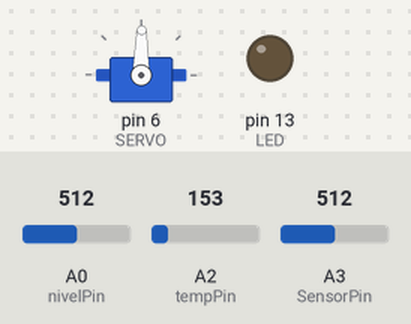
This sketch was run on a simulated Arduino Uno, built with avr-gcc and run on an emulated ATmega328P. Parts: servo, output pins drawn as LEDs (lit = HIGH). The test bench sets the inputs (shaded band); at power-on: A2 (tempPin) = 153, A0 (nivelPin) = 512, A3 (SensorPin) = 512. What the sketch prints to the serial monitor is not drawn.

Above: at 4.6 s.
4.7 s: A2 (tempPin) set to 165
At 7.0 s:
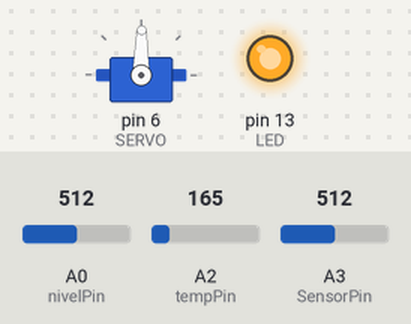
9.1 s: A0 (nivelPin) set to 716
At 9.59 s:
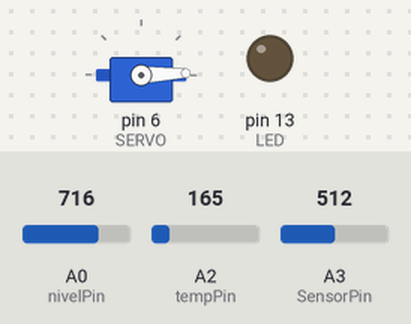
15.3 s: A3 (SensorPin) set to 716
At 17.57 s:
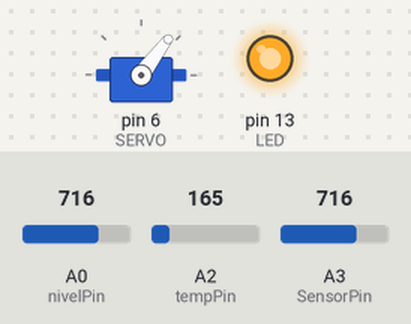
21.5 s: A2 (tempPin) set to 175
25.0 s: A0 (nivelPin) set to 900
28.5 s: A3 (SensorPin) set to 1023
Timing chart, 0 to 33.2 s (numbered marks = the images above; inputs shaded):
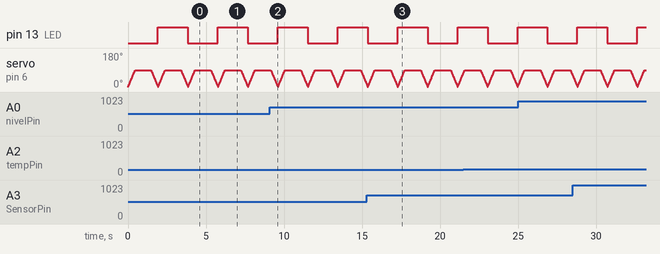

The sketch:

Arduino_Appt.ino
```cpp
/*#include "DHT.h"
#define DHT11_PIN A2
//#define DHTTYPE DHT22   // DHT 22  (AM2302), AM2321
#define DHTTYPE DHT11   // DHT 11
*/
#include <Servo.h>
#define SERVO 6 // Porta Digital 6 PWM
Servo s; // Variável Servo
int pos; // Posição Servo


#define SensorPin A3            //pH meter Analog output to Arduino Analog Input 0
#define Offset 42.56
#define LED 13
#define samplingInterval 20
#define printInterval 800
#define ArrayLenth  40    //times of collection
#define uart  Serial


const int nivelPin = A0;  // Analog input pin that the potentiometer is attached to
const int tempPin = 2;
//DHT dht(DHT11_PIN, DHTTYPE);

int pHArray[ArrayLenth];   //Store the average value of the sensor feedback
int pHArrayIndex = 0;

int nivelValue = 0;        // value read from the pot
int tempValue=0;


void setup(void){
   s.attach(SERVO);
   s.write(0); // Inicia motor posição zero
  pinMode(LED, OUTPUT);
  Serial.begin(9600);
  Serial.println("pH meter experiment!");    //Test the uart monitor
}
void loop(void)
{
  static unsigned long samplingTime = millis();
  static unsigned long printTime = millis();
  static float pHValue, voltage;

for(pos = 0; pos < 90; pos++){
        s.write(pos);
        delay(5);
      }
       delay(1000);
      for(pos = 90; pos >= 0; pos--)
      {
        s.write(pos);
        delay(5);
  }
  if (millis() - samplingTime > samplingInterval)
  {
    pHArray[pHArrayIndex++] = analogRead(SensorPin);
    if (pHArrayIndex == ArrayLenth)pHArrayIndex = 0;
    voltage = avergearray(pHArray, ArrayLenth) * 5.0 / 1024;
    pHValue = -9.185* voltage + Offset;
    samplingTime = millis();
  }
  if (millis() - printTime > printInterval)  //Every 800 milliseconds, print a numerical, convert the state of the LED indicator
  {
    //uart.print("Voltage:");
    //uart.print(voltage, 2);

    digitalWrite(LED, digitalRead(LED) ^ 1);
    printTime = millis();

     nivelValue = analogRead(nivelPin);
     nivelValue = map(nivelValue, 0, 1023, 0, 255);
     // nivelValue = map(nivelPin, 0, 1023, 0, 255);
     // map it to the range of the analog out:
     tempValue = analogRead(tempPin);
     tempValue = map(tempValue, 0, 1023, 0, 255);
     //tempValue = tempValue / 1.3667 - 245.116;

    /*  //5v
      tempValue = tempValue * (3300 / 1024.0);
      // Converta a tensão na temperatura em graus Celsius:
      float temp = (tempValue - 500) / 10;*/

      // Reading temperature or humidity takes about 250 milliseconds!
      // Sensor readings may also be up to 2 seconds 'old' (its a very slow sensor)
/*      float h = dht.readHumidity();
      // Read temperature as Celsius (the default)
      float t = dht.readTemperature();
      // Read temperature as Fahrenheit (isFahrenheit = true)
      float f = dht.readTemperature(true);*/

      //--------------------------------------

      //--------------- ph--------------------
      uart.write('p');//0
      uart.write('h');//1
      int phInt = pHValue;
      //Serial.println(pHValue);
      //Serial.println(phInt);
      Serial.println("pH");
      uart.write(phInt);
     uart.println(pHValue, 2);
      uart.write('f');//3

      //--------------- nivel da agua---------
      Serial.write('n');//4
      Serial.write('v');//4
      Serial.println("nivel");//----
      Serial.write(nivelValue);
      Serial.println(nivelValue);//----
      Serial.write('f');

       //--------------- temperatura da agua--
      Serial.write('t');
      Serial.write('p');
      //----Serial.println("temp");//----
      //int tempInt = temp;
      Serial.write(tempValue);
      Serial.println(tempValue);//----
      Serial.write('f');


  }


}


double avergearray(int* arr, int number) {
  int i;
  int max, min;
  double avg;
  long amount = 0;
  if (number <= 0) {
    uart.println("Error number for the array to avraging!/n");
    return 0;
  }
  if (number < 5) { //less than 5, calculated directly statistics
    for (i = 0; i < number; i++) {
      amount += arr[i];
    }
    avg = amount / number;
    return avg;
  } else {
    if (arr[0] < arr[1]) {
      min = arr[0]; max = arr[1];
    }
    else {
      min = arr[1]; max = arr[0];
    }
    for (i = 2; i < number; i++) {
      if (arr[i] < min) {
        amount += min;      //arr<min
        min = arr[i];
      } else {
        if (arr[i] > max) {
          amount += max;  //arr>max
          max = arr[i];
        } else {
          amount += arr[i]; //min<=arr<=max
        }
      }//if
    }//for
    avg = (double)amount / (number - 2);
  }//if
  return avg;
}
```

Measured:
- by itself, pin 13 (LED): alternates HIGH for 1.9 s and LOW for 1.9 s
